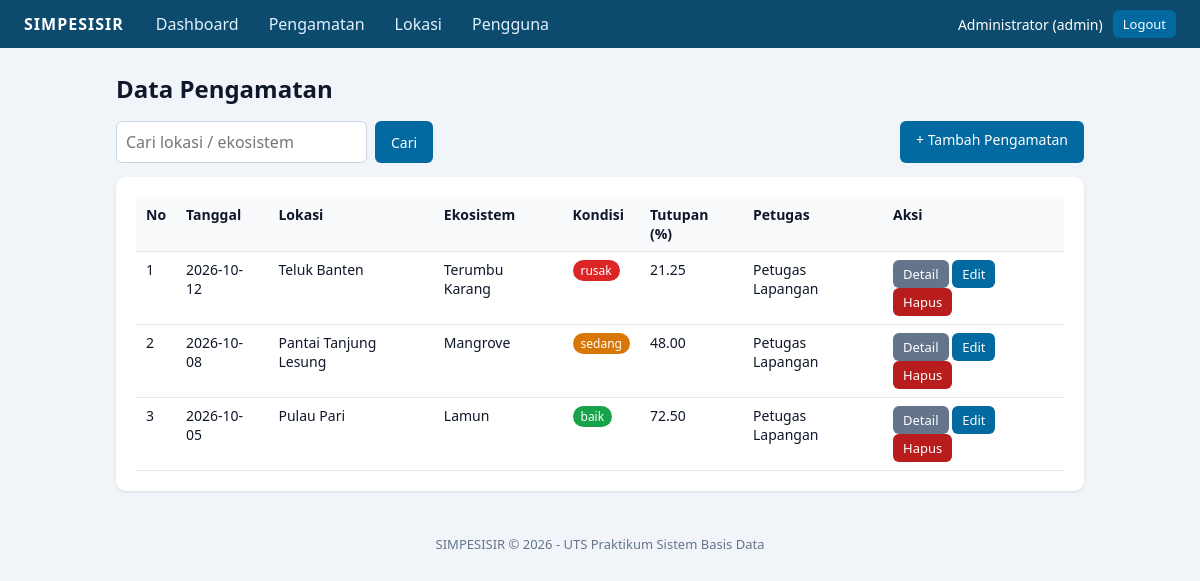
Screenshot of /pengamatan/index.php (signed in) with the database file from the repository.
### tables this page shows
CREATE TABLE pengamatan (
  id_pengamatan  INT UNSIGNED NOT NULL AUTO_INCREMENT,
  id_lokasi      INT UNSIGNED NOT NULL,
  id_ekosistem   INT UNSIGNED NOT NULL,
  id_user        INT UNSIGNED NOT NULL,
  tanggal        DATE NOT NULL,
  kondisi        ENUM('baik','sedang','rusak') NOT NULL,
  tutupan_persen DECIMAL(5,2) NOT NULL,
  catatan        VARCHAR(500) NULL,
  created_at     TIMESTAMP NOT NULL DEFAULT CURRENT_TIMESTAMP,
  PRIMARY KEY (id_pengamatan),
  CONSTRAINT chk_tutupan CHECK (tutupan_persen BETWEEN 0 AND 100),
  CONSTRAINT fk_pengamatan_lokasi    FOREIGN KEY (id_lokasi)    REFERENCES lokasi(id_lokasi)       ON UPDATE CASCADE ON DELETE RESTRICT,
  CONSTRAINT fk_pengamatan_ekosistem FOREIGN KEY (id_ekosistem) REFERENCES ekosistem(id_ekosistem) ON UPDATE CASCADE ON DELETE RESTRICT,
  CONSTRAINT fk_pengamatan_user      FOREIGN KEY (id_user)      REFERENCES users(id_user)          ON UPDATE CASCADE ON DELETE RESTRICT
);

CREATE TABLE lokasi (
  id_lokasi      INT UNSIGNED NOT NULL AUTO_INCREMENT,
  nama_lokasi    VARCHAR(100) NOT NULL,
  kabupaten_kota VARCHAR(100) NOT NULL,
  keterangan     VARCHAR(255) NULL,
  PRIMARY KEY (id_lokasi),
  UNIQUE KEY uq_lokasi (nama_lokasi, kabupaten_kota)
);

CREATE TABLE ekosistem (
  id_ekosistem   INT UNSIGNED NOT NULL AUTO_INCREMENT,
  nama_ekosistem VARCHAR(50) NOT NULL,
  PRIMARY KEY (id_ekosistem),
  UNIQUE KEY uq_ekosistem_nama (nama_ekosistem)
);

CREATE TABLE users (
  id_user       INT UNSIGNED NOT NULL AUTO_INCREMENT,
  nama          VARCHAR(100) NOT NULL,
  username      VARCHAR(50)  NOT NULL,
  password_hash VARCHAR(255) NOT NULL,
  role          ENUM('admin','petugas') NOT NULL DEFAULT 'petugas',
  created_at    TIMESTAMP NOT NULL DEFAULT CURRENT_TIMESTAMP,
  PRIMARY KEY (id_user),
  UNIQUE KEY uq_users_username (username)
);

### includes/init.php (called while the page is built, shortened)
<?php
function e($s): string { return htmlspecialchars((string)$s, ENT_QUOTES, 'UTF-8'); }
function url(string $p = ''): string { return BASE_URL . '/' . ltrim($p, '/'); }
function is_admin(): bool { return ($_SESSION['role'] ?? '') === 'admin'; }

### pengamatan/index.php (the view, shortened to what this page needs)
<?php
require_once __DIR__ . '/../includes/init.php';
$q = trim($_GET['q'] ?? '');
$like = '%' . $q . '%';
$stmt = $conn->prepare(
    'SELECT p.id_pengamatan, p.tanggal, p.kondisi, p.tutupan_persen, p.id_user,
            l.nama_lokasi, e.nama_ekosistem, u.nama AS petugas
     FROM pengamatan p
     JOIN lokasi l ON l.id_lokasi = p.id_lokasi
     JOIN ekosistem e ON e.id_ekosistem = p.id_ekosistem
     JOIN users u ON u.id_user = p.id_user
     WHERE l.nama_lokasi LIKE ? OR e.nama_ekosistem LIKE ?
     ORDER BY p.tanggal DESC, p.id_pengamatan DESC'
);
$stmt->bind_param('ss', $like, $like);
$stmt->execute();
$data = $stmt->get_result()->fetch_all(MYSQLI_ASSOC);
require __DIR__ . '/../includes/header.php';
?>
<h1>Data Pengamatan</h1>
<div class="toolbar">
  <form method="get">
    <input type="text" name="q" value="<?= e($q) ?>" placeholder="Cari lokasi / ekosistem">
    <button class="btn" type="submit">Cari</button>
  </form>
  <a class="btn" href="<?= e(url('pengamatan/tambah.php')) ?>">+ Tambah Pengamatan</a>
</div>
<div class="card table-wrap"><table>
  <tr><th>No</th><th>Tanggal</th><th>Lokasi</th><th>Ekosistem</th><th>Kondisi</th><th>Tutupan (%)</th><th>Petugas</th><th>Aksi</th></tr>
  <?php foreach ($data as $i => $r):
        $boleh = is_admin() || (int)$r['id_user'] === (int)$_SESSION['id_user']; ?>
  <tr>
    <td><?= $i + 1 ?></td><td><?= e($r['tanggal']) ?></td><td><?= e($r['nama_lokasi']) ?></td>
    <td><?= e($r['nama_ekosistem']) ?></td>
    <td><span class="badge <?= e($r['kondisi']) ?>"><?= e($r['kondisi']) ?></span></td>
    <td><?= e($r['tutupan_persen']) ?></td><td><?= e($r['petugas']) ?></td>
    <td>
      <a class="btn btn-small btn-grey" href="<?= e(url('pengamatan/detail.php?id=' . (int)$r['id_pengamatan'])) ?>">Detail</a>
      <?php if ($boleh): ?>
      <a class="btn btn-small" href="<?= e(url('pengamatan/edit.php?id=' . (int)$r['id_pengamatan'])) ?>">Edit</a>
      <form class="inline" method="post" action="<?= e(url('pengamatan/hapus.php')) ?>" onsubmit="return confirm('Hapus data ini?')">
        <button class="btn btn-small btn-danger" type="submit">Hapus</button>
      </form>
      <?php endif; ?>
    </td>
  </tr>
  <?php endforeach; ?>
</table></div>
<?php require __DIR__ . '/../includes/footer.php'; ?>

### assets/style.css (style rules this page uses)
* { box-sizing:border-box }
body { margin:0;font-family:system-ui,Arial,sans-serif;background:#f1f5f9;color:#0f172a }
.card { background:#fff;border-radius:10px;padding:20px;box-shadow:0 1px 3px rgba(0,0,0,.1);margin-bottom:20px }
h1 { margin-top:0;font-size:24px }
table { width:100%;border-collapse:collapse;font-size:14px }
th,td { padding:8px 10px;border-bottom:1px solid #e2e8f0;text-align:left;vertical-align:top }
th { background:#f8fafc }
.table-wrap { overflow-x:auto }
input[type=text],input[type=password],input[type=date],input[type=number],select,textarea { width:100%;padding:9px;border:1px solid #cbd5e1;border-radius:6px;font:inherit }
.btn { display:inline-block;background:#0369a1;color:#fff;border:0;border-radius:6px;padding:9px 16px;cursor:pointer;text-decoration:none;font:inherit;font-size:14px }
.btn-small { padding:5px 10px;font-size:13px }
.btn-danger { background:#b91c1c }
.btn-grey { background:#64748b }
.inline { display:inline;margin:0 }
.badge { padding:2px 8px;border-radius:99px;font-size:12px;color:#fff }
.baik { background:#16a34a }
.sedang { background:#d97706 }
.rusak { background:#dc2626 }
.toolbar { display:flex;justify-content:space-between;gap:10px;margin-bottom:14px;flex-wrap:wrap }
.toolbar form { display:flex;gap:8px;margin:0 }

### rows the page displays
pengamatan: tanggal "2026-10-12", id_lokasi.nama_lokasi "Teluk Banten", id_ekosistem.nama_ekosistem "Terumbu Karang", kondisi "rusak", tutupan_persen "21.25", id_user.nama "Petugas Lapangan"
pengamatan: tanggal "2026-10-08", id_lokasi.nama_lokasi "Pantai Tanjung Lesung", id_ekosistem.nama_ekosistem "Mangrove", kondisi "sedang", tutupan_persen "48.00", id_user.nama "Petugas Lapangan"
pengamatan: tanggal "2026-10-05", id_lokasi.nama_lokasi "Pulau Pari", id_ekosistem.nama_ekosistem "Lamun", kondisi "baik", tutupan_persen "72.50", id_user.nama "Petugas Lapangan"

### other values shown
$_SESSION['nama'] "Administrator"
$_SESSION['role'] "admin"
